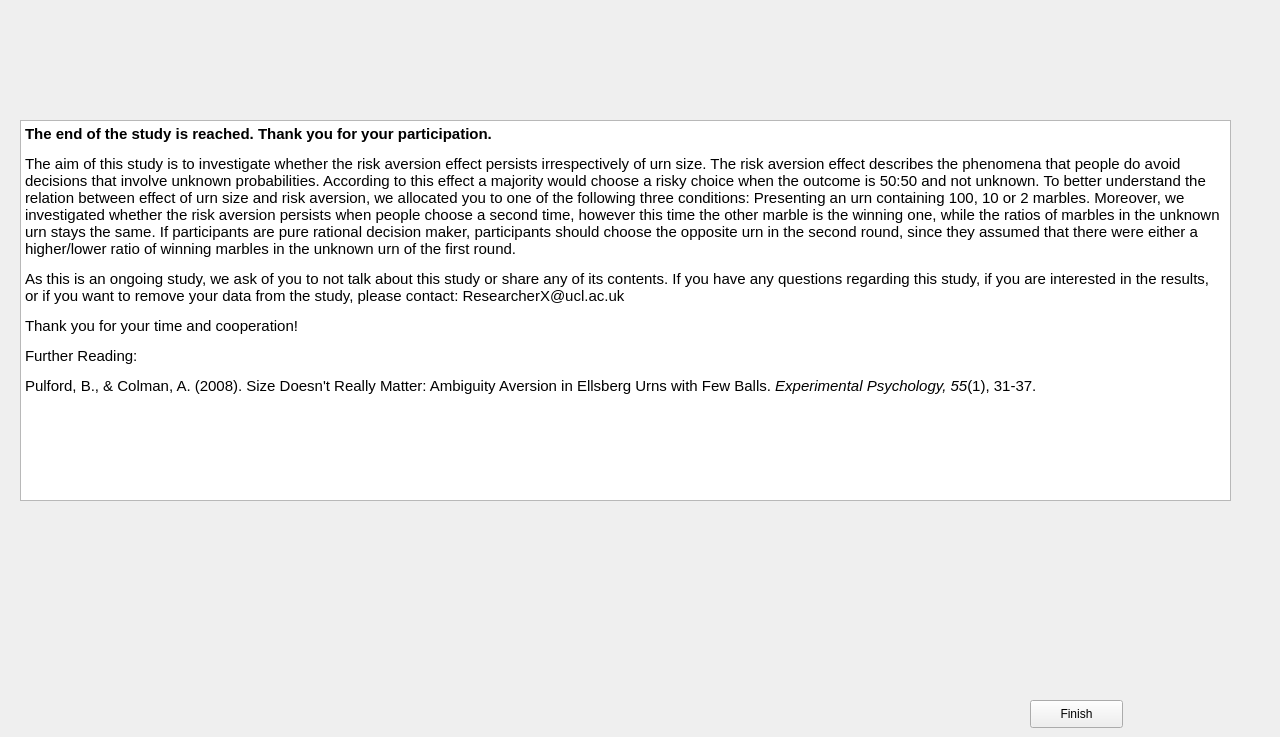
    <widget class="QWidget" name="page5">
     <widget class="QLabel" name="UCLLogo5_2">
      <property name="geometry">
       <rect>
        <x>10</x>
        <y>0</y>
        <width>1261</width>
        <height>91</height>
       </rect>
      </property>
      <property name="text">
       <string/>
      </property>
      <property name="pixmap">
       <pixmap>UCLLogo.jpg</pixmap>
      </property>
      <property name="scaledContents">
       <bool>true</bool>
      </property>
     </widget>
     <widget class="QTextBrowser" name="Debrief">
      <property name="geometry">
       <rect>
        <x>20</x>
        <y>120</y>
        <width>1211</width>
        <height>381</height>
       </rect>
      </property>
      <property name="html">
       <string>&lt;!DOCTYPE HTML PUBLIC &quot;-//W3C//DTD HTML 4.0//EN&quot; &quot;http://www.w3.org/TR/REC-html40/strict.dtd&quot;&gt;
&lt;html&gt;&lt;head&gt;&lt;meta name=&quot;qrichtext&quot; content=&quot;1&quot; /&gt;&lt;style type=&quot;text/css&quot;&gt;
p, li { white-space: pre-wrap; }
&lt;/style&gt;&lt;/head&gt;&lt;body style=&quot; font-family:'Calibri'; font-size:11pt; font-weight:400; font-style:normal;&quot;&gt;
&lt;p style=&quot; margin-top:12px; margin-bottom:0px; margin-left:0px; margin-right:0px; -qt-block-indent:0; text-indent:0px;&quot;&gt;&lt;span style=&quot; font-weight:600;&quot;&gt;The end of the study is reached. Thank you for your participation.&lt;/span&gt;&lt;/p&gt;
&lt;p style=&quot; margin-top:12px; margin-bottom:0px; margin-left:0px; margin-right:0px; -qt-block-indent:0; text-indent:0px;&quot;&gt;The aim of this study is to investigate whether the risk aversion effect persists irrespectively of urn size. The risk aversion effect describes the phenomena that people do avoid decisions that involve unknown probabilities. According to this effect a majority would choose a risky choice when the outcome is 50:50 and not unknown. To better understand the relation between effect of urn size and risk aversion, we allocated you to one of the following three conditions: Presenting an urn containing 100, 10 or 2 marbles. Moreover, we investigated whether the risk aversion persists when people choose a second time, however this time the other marble is the winning one, while the ratios of marbles in the unknown urn stays the same. If participants are pure rational decision maker, participants should choose the opposite urn in the second round, since they assumed that there were either a higher/lower ratio of winning marbles in the unknown urn of the first round. &lt;/p&gt;
&lt;p style=&quot; margin-top:12px; margin-bottom:0px; margin-left:0px; margin-right:0px; -qt-block-indent:0; text-indent:0px;&quot;&gt;As this is an ongoing study, we ask of you to not talk about this study or share any of its contents. If you have any questions regarding this study, if you are interested in the results, or if you want to remove your data from the study, please contact: ResearcherX@ucl.ac.uk &lt;/p&gt;
&lt;p style=&quot; margin-top:12px; margin-bottom:0px; margin-left:0px; margin-right:0px; -qt-block-indent:0; text-indent:0px;&quot;&gt;Thank you for your time and cooperation! &lt;/p&gt;
&lt;p style=&quot; margin-top:12px; margin-bottom:0px; margin-left:0px; margin-right:0px; -qt-block-indent:0; text-indent:0px;&quot;&gt;Further Reading: &lt;/p&gt;
&lt;p style=&quot; margin-top:12px; margin-bottom:12px; margin-left:0px; margin-right:0px; -qt-block-indent:0; text-indent:0px;&quot;&gt;Pulford, B., &amp;amp; Colman, A. (2008). Size Doesn't Really Matter: Ambiguity Aversion in Ellsberg Urns with Few Balls.&lt;span style=&quot; font-family:'Times New Roman,serif';&quot;&gt; &lt;/span&gt;&lt;span style=&quot; font-style:italic;&quot;&gt;Experimental Psychology,&lt;/span&gt;&lt;span style=&quot; font-family:'Times New Roman,serif';&quot;&gt; &lt;/span&gt;&lt;span style=&quot; font-style:italic;&quot;&gt;55&lt;/span&gt;(1), 31-37. &lt;/p&gt;&lt;/body&gt;&lt;/html&gt;</string>
      </property>
     </widget>
     <widget class="QPushButton" name="terminateExp">
      <property name="geometry">
       <rect>
        <x>1030</x>
        <y>700</y>
        <width>93</width>
        <height>28</height>
       </rect>
      </property>
      <property name="text">
       <string>Finish</string>
      </property>
     </widget>
    </widget>
